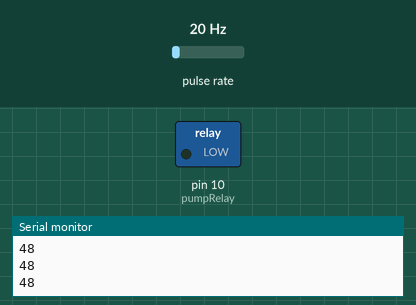
Simulated run of this sketch. Board: Arduino Uno, built with avr-gcc and run on an emulated ATmega328P. Shown: switched loads named in the sketch (green lamp = pin HIGH), the last lines printed to the serial monitor. Wiring (inferred from the names in the program): pulse sensor: data pin 2. Inputs (shaded band) come from the test bench; at power-on: pulse rate 20 Hz.

Above: at 1.2 s.
1.3 s: pulse rate (sensor on pin 2) set to 139 Hz
4.3 s: pulse rate (sensor on pin 2) set to 143 Hz
At 4.9 s:
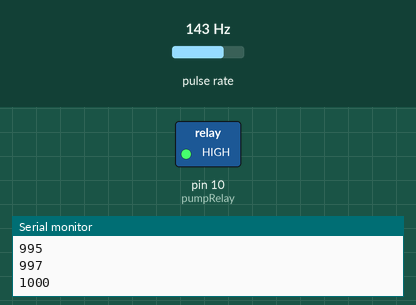
Timing chart, 0 to 7.3 s (numbered marks = the images above; inputs shaded):
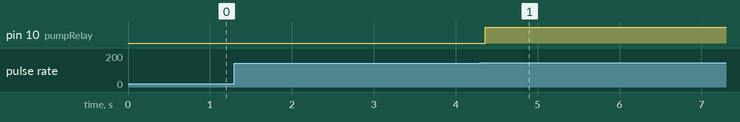

The sketch:

waterPump.ino
```cpp
/*Pin definitions*/
#define pumpRelay 10 //Water pump relay pin
#define flowSensor 2 //Interrupt pin for flow rate sensor o/p

/*Frequency-to-volume attributes*/
/*Do not change unless you know what these are*/
#define zeta 7.5 //Calibration coefficient of flow rate sensor
#define flowSampleRate 1000 //Flow rate sensor sampling rate in milliseconds
/*...*/

/*Calculation variables*/
unsigned long pulseCount = 0;
unsigned long milliLitres = 0;

/*Function pumps water of volume defined by the argument*/
void pumpWater(unsigned long volume){

   while(milliLitres < volume){

    milliLitres = pulseCount*1000/(zeta * 60);
    digitalWrite(pumpRelay, LOW);
    Serial.println(milliLitres);

    }

    digitalWrite(pumpRelay, HIGH);

  }

/*ISR to calculate flow rate sensor rotations*/
void flow(){
  pulseCount++;
  }


void setup()
{
  //Initialize Serial
   Serial.begin(9600);

   //Initialize GPIOs
   pinMode(flowSensor, INPUT_PULLUP);
   pinMode(pumpRelay, OUTPUT);

   digitalWrite(pumpRelay,HIGH);

   //Initialize Interrupt
   attachInterrupt(digitalPinToInterrupt(flowSensor), flow, RISING); //Interrupt at the rising edge of Hall Sensor
   sei(); //Enable Interrrupt
}

void loop (){

  pumpWater(1000); //Volume in mL

}
```

Measured:
- the behaviour switches between 141 and 142 Hz on pulse rate (sensor on pin 2) (found by bisection; images 0 and 1)
